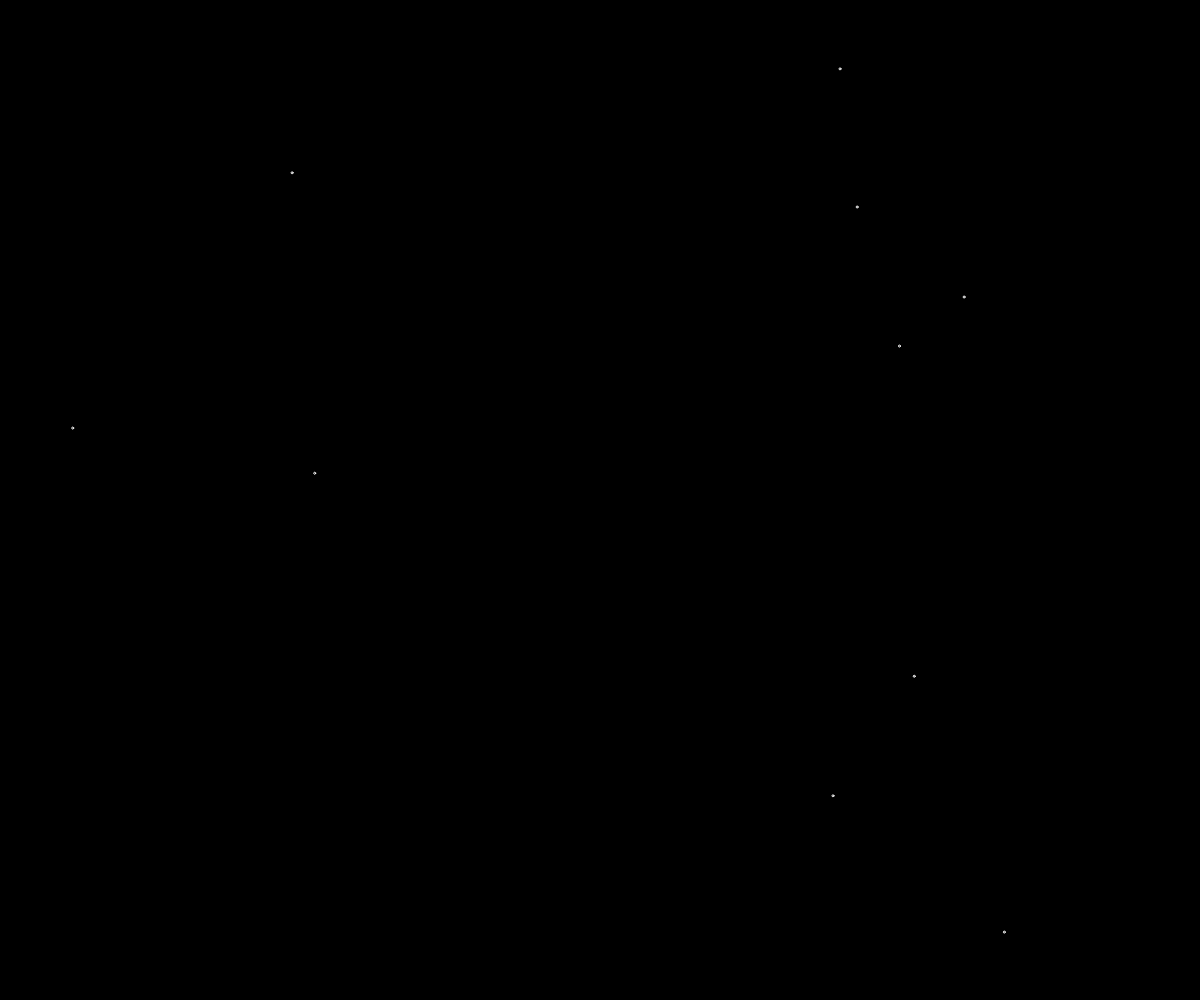
Frame 1 (no input)
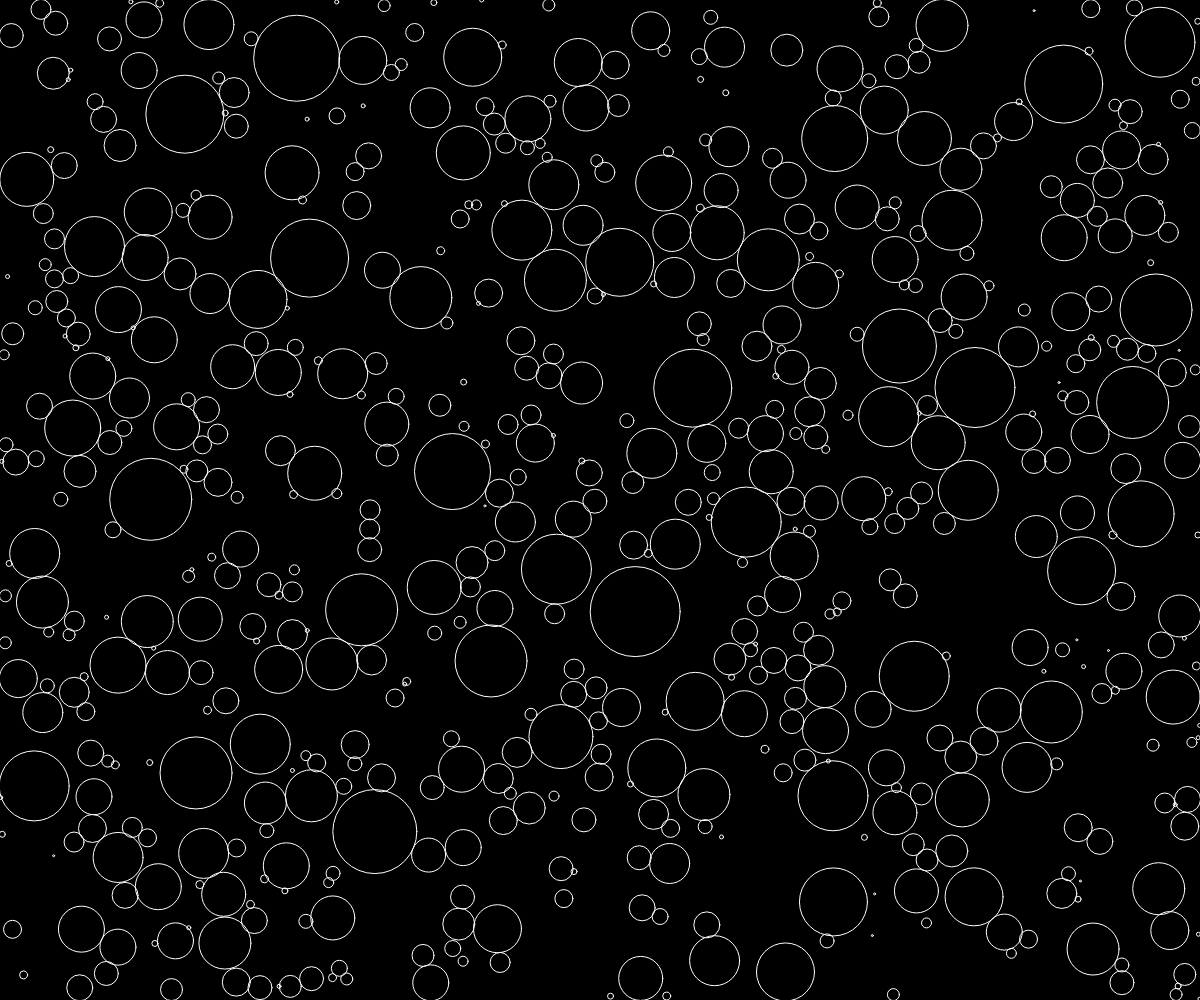
Frame 60 (no input)
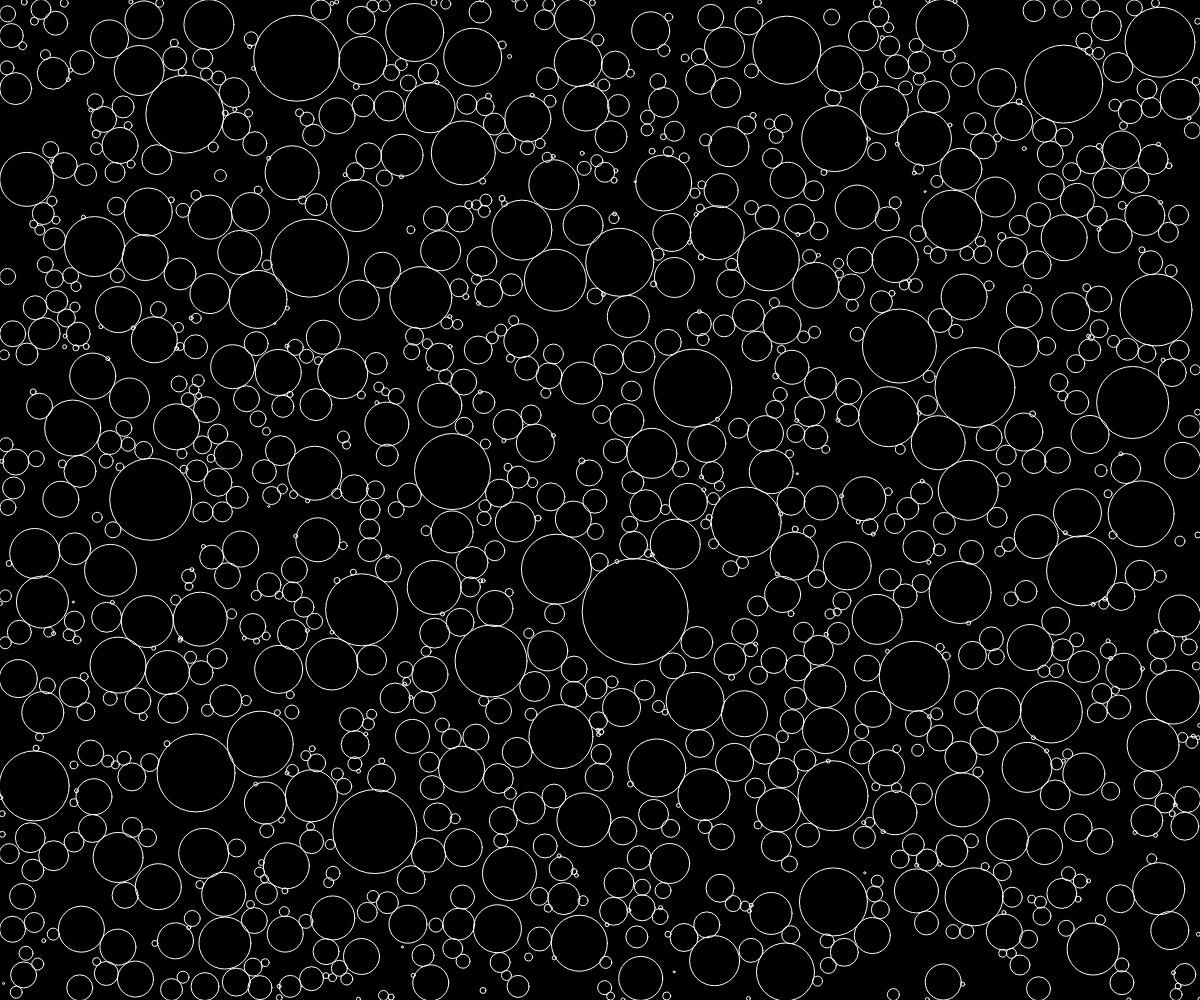
Frame 120 (the mouse pressed at the canvas centre since frame 60)

The p5.js sketch that drew these frames (run headless with seeded random() and noise() and a simulated clock; from frame 60 on, the mouse is pressed at the canvas centre):

// p5.js sketch
// ── sketch.js
const circles = [];

function setup() {
  createCanvas(windowWidth, windowHeight);
}

async function draw() {
  background(0);
  const updated = await generateCircles(10, 100);
  updated.forEach((circle) => {
    circle.show();
    circle.grow();
    const edg = circle.edges();
    const ovr = overlapping(circle, circles);
    circle.shouldGrow = !(edg || ovr);
  });
}

function inside(circle, circles) {
  for (const other of circles) {
    const distance = dist(circle.x, circle.y, other.x, other.y);

    if (distance < other.radius) return true;
  }

  return false;
}

function overlapping(circle, circles) {
  for (const other of circles) {
    if (circle !== other) {
      const distance = dist(circle.x, circle.y, other.x, other.y);
      const overlapping = distance < circle.radius + other.radius;
      if (overlapping) return true;
    }
  }

  return false;
}

function makeCircle(circles) {
  const x = random(width);
  const y = random(height);
  const circle = new Circle(x, y, 1);

  if (inside(circle, circles) === true) {
    return null;
  }

  return circle;
}

async function generateCircles(desiredCount, iterationLimit) {
  let count = 0;
  let iterations = 0;

  while (count < desiredCount) {
    const c = makeCircle(circles);
    if (c !== null) {
      circles.push(c);
      count++;
    }

    if (++iterations > iterationLimit) {
      noLoop();
      break;
    }
  }

  return circles;
}

// ── circle.js
class Circle {
  constructor(x, y, radius) {
    this.x = x;
    this.y = y;
    this.radius = radius;
    this.shouldGrow = true;
  }

  edges() {
    const top = this.y - this.radius <= 0;
    const bottom = this.y + this.radius >= height;
    const left = this.x - this.radius <= 0;
    const right = this.x + this.radius >= width;
    return top || bottom || left || right;
  }

  grow() {
    if (this.shouldGrow) this.radius++;
  }

  show() {
    stroke(255);
    strokeWeight(1);
    noFill();
    ellipse(this.x, this.y, this.radius * 2, this.radius * 2);
  }
}
